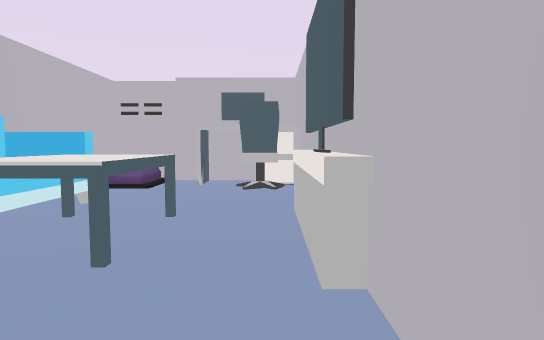
[1] (above)

23 first-person views from a walk through a Unity game level. The camera is 1.5 m above the floor, tilts 4° down and sees 75° across. The floor is counted in squares, 2 m on a side. Each view is taken from the middle of a square. On the plan, view 1 faces up. The plan holds only what a view shows up to about 11 squares ahead; the rest is blank. The player character is not drawn. Some animated figures are left out. Some surface patterns are stand-ins.

[2]
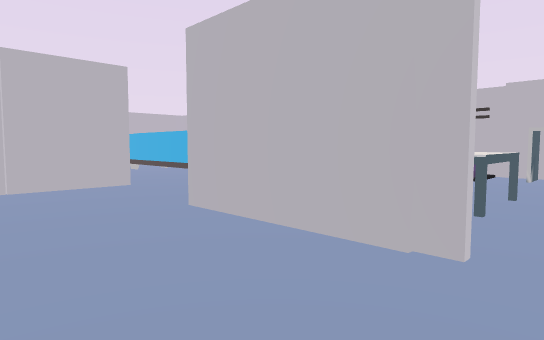

[3]
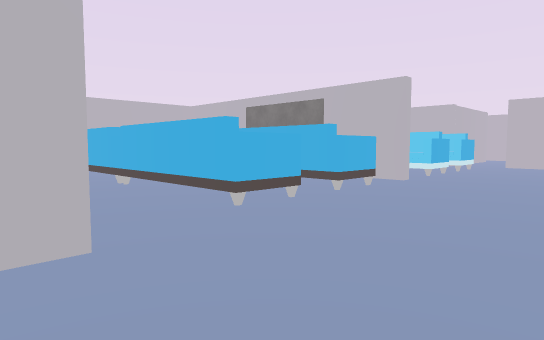

[4]
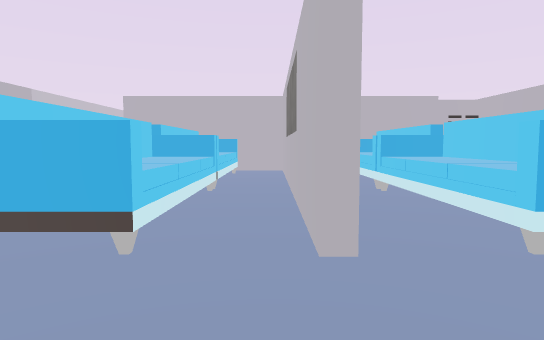

[5]
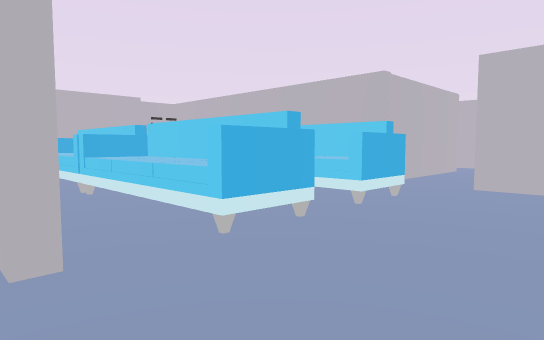

[6]
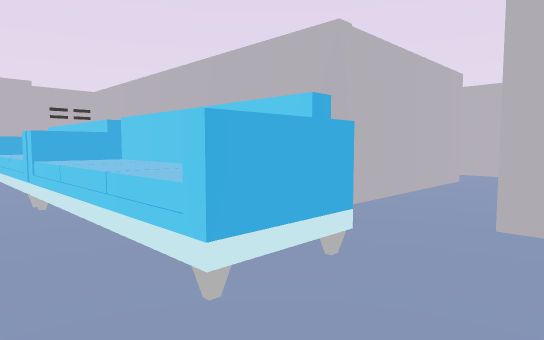

[7]
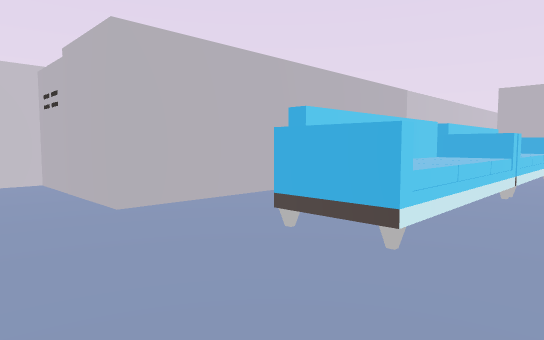

[8]
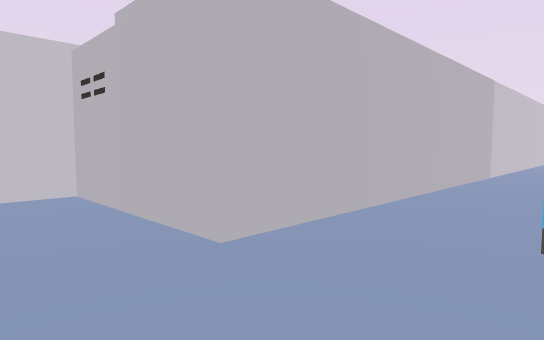

[9]
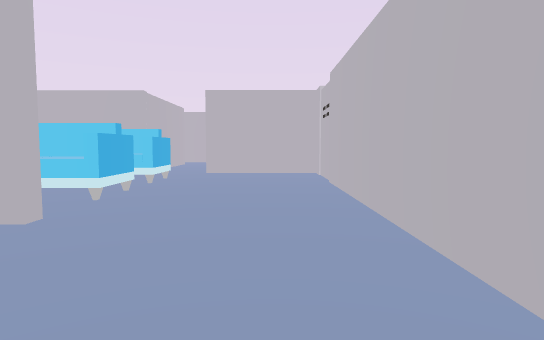

[10]
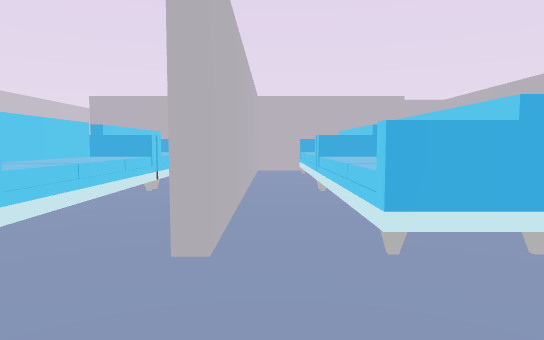

[11]
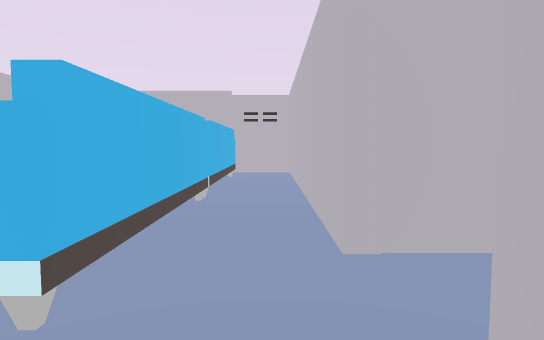

[12]
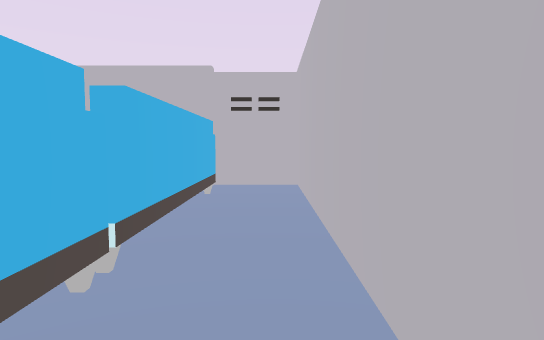

[13]
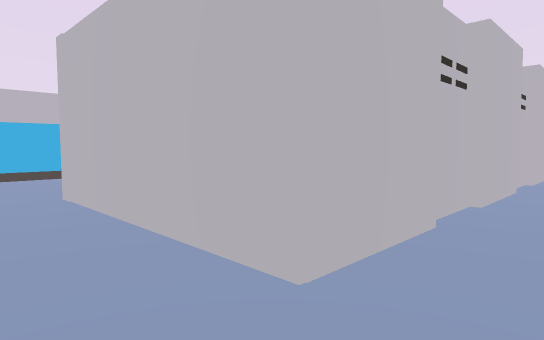

[14]
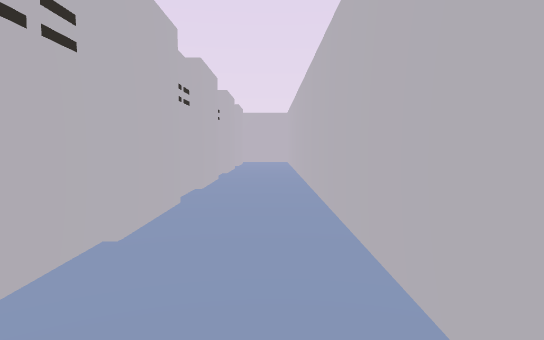

[15]
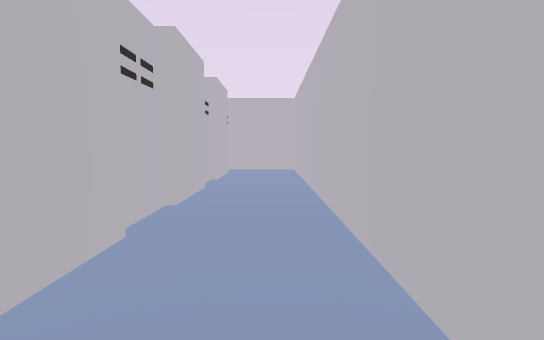

[16]
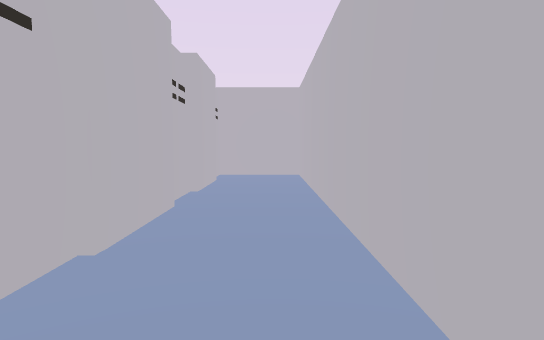

[17]
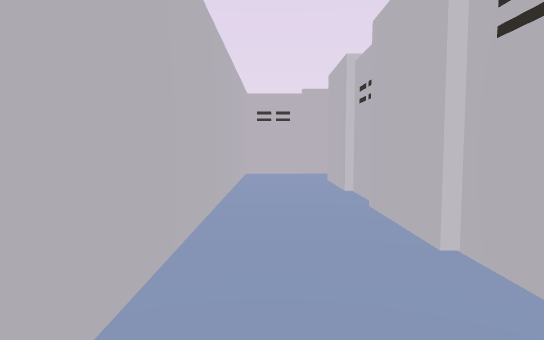

[18]
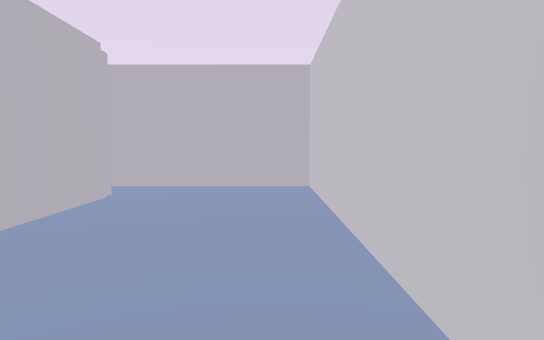

[19]
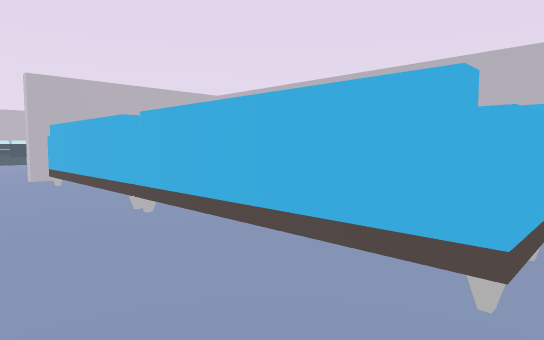

[20]
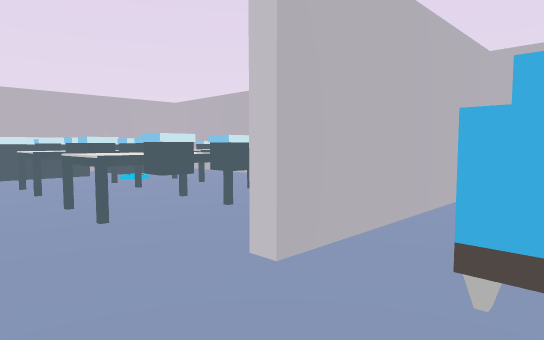

[21]
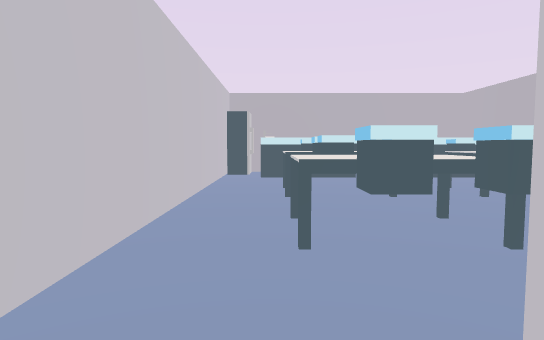

[22]
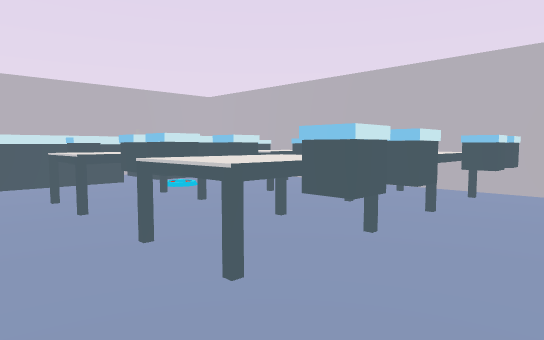

[23]
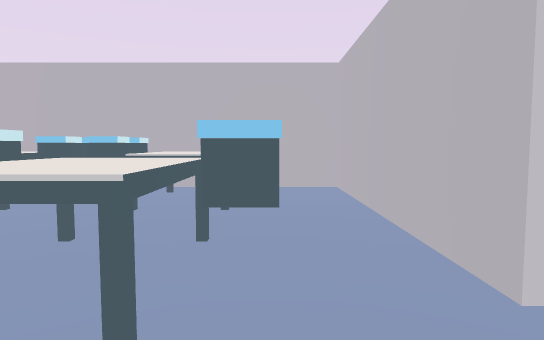

### Floor plan
Points are (right, up) in squares from view 1. A wall is a line through its corners. A room is listed if a view was taken in it or the views show most of it. See-through windows are left out.
Room 1 (views 1, 2, 3, 4, 5, 6, 7, 8, 9, 10, 11, 12, 13, 14, 15, 16, 17, 18, 19, 20, 21, 22)
walls: (-7.2, 7.3) (-15.1, 7.3); (-9.4, 13.5) (-12.5, 13.5); (-3.8, 5.4) (-3.8, 13.1); (-15.1, 7.6) (-7.2, 7.6); (-15.6, 7.4) (-15.6, 2.5); (-4.5, 13.5) (-6.9, 13.5); (-14.4, 13.5) (-15.6, 13.5) (-15.6, 11.9); (-0.2, 7.5) (-3.6, 7.5) (-3.6, 7); (0.5, 3.8) (0.5, 7.1); (-16.5, 0.8) (-6.6, 0.8) (-6.6, -2.7) (0.5, -2.7) (0.5, 3.4); (-6.7, 18.5) (-6.7, 19.7) (-25, 19.7) (-25, 17.8) (-24.4, 17.8); (0.3, 1.6) (0.3, 4.2); (-0.6, 0.4) (-3.9, 0.4); (-16.9, 17.8) (-8.4, 17.8) (-8.4, 14.4); (-20.4, 17.8) (-17.1, 17.8); (-23.6, 17.8) (-20.8, 17.8)
ways out: opening at (-16, 1.5) to room 2
objects: other object (-14, 3) to (-11, 4); other object (-14, 5) to (-11, 6); other object (-14, 9) to (-11, 10); other object (-14, 11) to (-11, 12); other object (-10, 3) to (-8, 4); other object (-10, 5) to (-8, 6); other object (-10, 9) to (-8, 10); other object (-10, 11) to (-8, 12); other object (-3, 1) to (-3, 4); other object (-2, 3) to (-1, 3); other object (-1, 7) to (0, 7); other object (0, 6)
Room 2 (view 23)
walls: (-15.8, 2.5) (-15.8, 7.3) (-17.5, 7.3); (-22.9, 0.8) (-16.5, 0.8)
ways out: opening at (-16, 1.5) to room 1
objects: other object (-24, 1); other object (-24, 2) to (-23, 4); other object (-24, 5) to (-23, 6); other object (-22, 3); other object (-22, 4); other object (-22, 5); other object (-22, 6); other object (-21, 3); other object (-21, 5); other object (-21, 6); other object (-20, 3); other object (-20, 6); other object (-19, 3); other object (-19, 6); other object (-18, 3); other object (-18, 5) to (-18, 6); other object (-17, 3); other object (-17, 6)

Positions as (right, up) in squares from view 1, and headings:
1: (0, 0), facing up
2: (0, -2), facing up-left
3: (-4, 0), facing up-left
4: (-5, 7), facing left
5: (-5, 7), facing up-left
6: (-6, 10), facing up-left
7: (-5, 5), facing down-left
8: (-5, 3), facing down-left
9: (-5, 4), facing up
10: (-5, 8), facing left
11: (-6, 13), facing left
12: (-9, 13), facing left
13: (-7, 19), facing down-left
14: (-9, 19), facing left
15: (-14, 19), facing left
16: (-16, 19), facing left
17: (-16, 19), facing right
18: (-6, -2), facing right
19: (-7, 1), facing up-left
20: (-14, 1), facing up-left
21: (-15, 2), facing left
22: (-16, 1), facing up-left
23: (-17, 1), facing up
